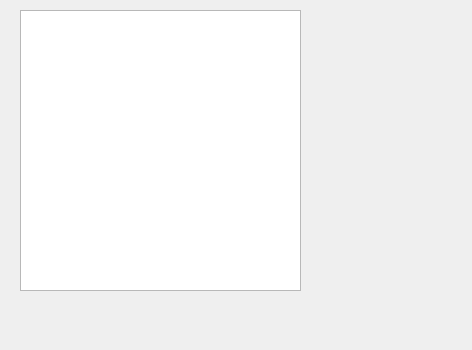
<?xml version="1.0" encoding="UTF-8"?>
<ui version="4.0">
 <class>TestUIex</class>
 <widget class="QWidget" name="TestUIex">
  <property name="geometry">
   <rect>
    <x>0</x>
    <y>0</y>
    <width>472</width>
    <height>350</height>
   </rect>
  </property>
  <property name="windowTitle">
   <string>Form</string>
  </property>
  <widget class="QTextBrowser" name="inforDisplay">
   <property name="geometry">
    <rect>
     <x>20</x>
     <y>10</y>
     <width>281</width>
     <height>281</height>
    </rect>
   </property>
  </widget>
 </widget>
 <resources/>
 <connections/>
</ui>
